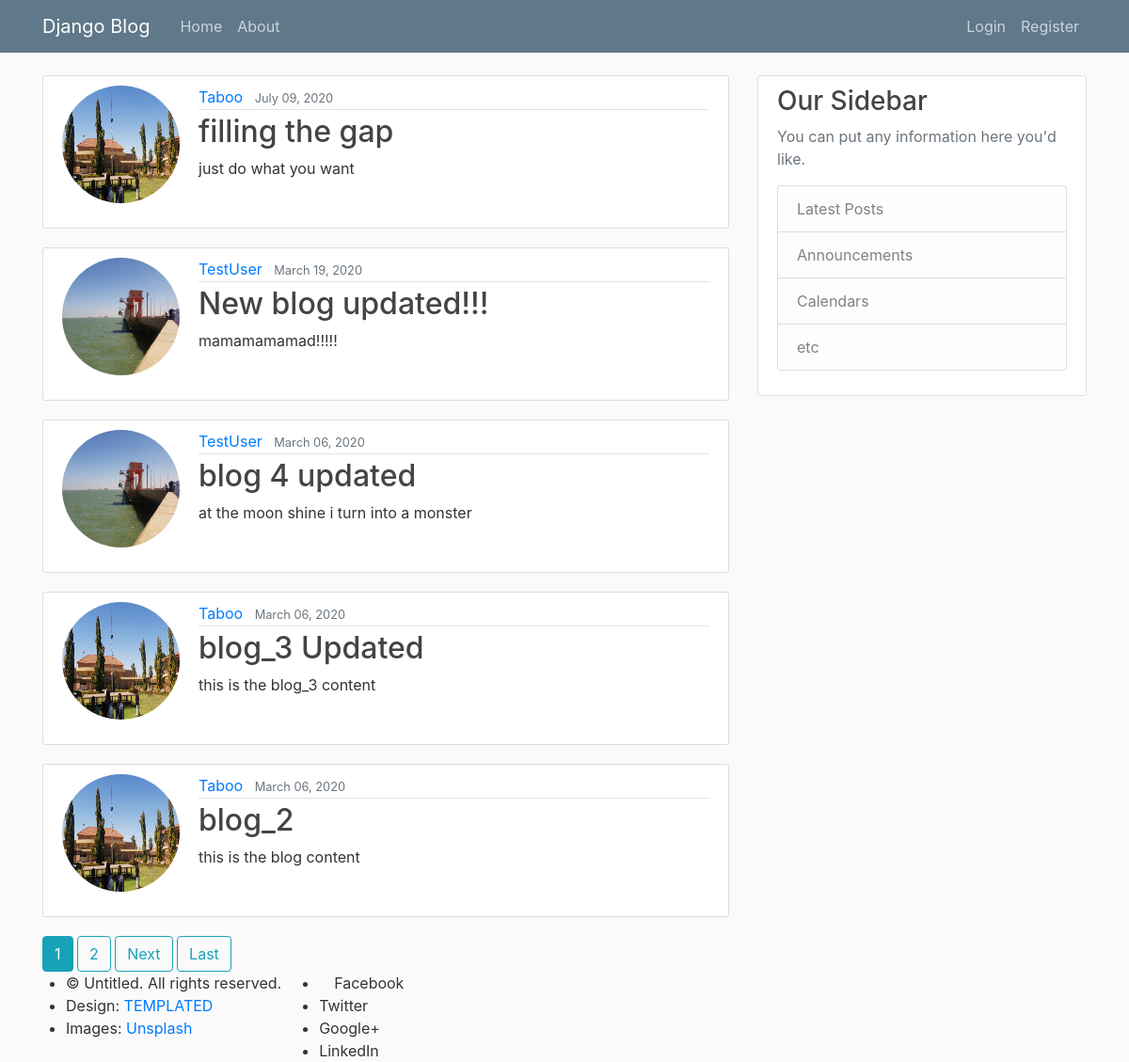
The page / on the database its author committed.
### blog/models.py (models this page shows, shortened)
class post(models.Model):
	title = models.CharField(max_length=100)
	content = models.TextField()
	date_posted = models.DateTimeField(default=timezone.now)
	author = models.ForeignKey(User, on_delete=models.CASCADE)

### users/models.py (models this page shows, shortened)
class Profile(models.Model):
    user = models.OneToOneField(User,on_delete=models.CASCADE)
    image = models.ImageField(default='default.jpg', upload_to='profile_pics')

### blog/views.py (the view)
# urls.py: path('', ProfileListView.as_view(), name ='blog-home'),
class ProfileListView(ListView):
	model = post
	template_name = 'blog/home.html' #<app>/<model>_<view type>.html
	context_object_name =  'posts'
	ordering = ['-date_posted']
	paginate_by = 5

### blog/templates/blog/home.html (shortened to what this page needs)
{% extends "blog/base.html" %}
{% block content %}
	{% for post in posts %}
		<article class="media content-section">
      <img class="rounded-circle account-img" src="{{ post.author.profile.image.url }}">
      <div class="media-body">
        <div class="article-metadata">
          <a class="mr-2" href="{% url 'user-post' post.author.username %}">{{ post.author }}</a>
          <small class="text-muted">{{ post.date_posted|date:"F d, Y" }}</small>
        </div>
        <h2><a class="article-title" href="{% url 'post-detail' post.id %}">{{ post.title }}</a></h2>
        <p class="article-content">{{ post.content }}</p>
      </div>
    </article>
	{% endfor %}
  {% if is_paginated %}
    {% for num in page_obj.paginator.page_range %}
      {% if page_obj.number == num %}
        <a class="btn btn-info" href="?page={{ num }}">{{ num }}</a>
      {% elif num > page_obj.number|add:'-3' and num < page_obj.number|add:'3' %}
        <a class="btn btn-outline-info" href="?page={{ num }}">{{ num }}</a>
      {% endif %}
    {% endfor %}
    {% if page_obj.has_next %}
      <a class="btn btn-outline-info" href="?page={{ page_obj.next_page_number }}">Next</a>
      <a class="btn btn-outline-info" href="?page={{ page_obj.paginator.num_pages }}">Last</a>
    {% endif %}
  {% endif %}
{% endblock content %}

### blog/templates/blog/base.html (shortened to what this page needs)
{% load static %}
<!DOCTYPE html>
<html>
<head>
    <link rel="stylesheet" href="https://stackpath.bootstrapcdn.com/bootstrap/4.4.1/css/bootstrap.min.css">
    <link rel="stylesheet" type="text/css" href="{% static 'blog/base.css' %}">
</head>
<body>
	 <header class="site-header">
      <nav class="navbar navbar-expand-md navbar-dark bg-steel fixed-top">
        <div class="container">
          <a class="navbar-brand mr-4" href="{% url 'blog-home' %}">Django Blog</a>
          <div class="collapse navbar-collapse" id="navbarToggle">
            <div class="navbar-nav mr-auto">
              <a class="nav-item nav-link" href="{% url 'blog-home' %}">Home</a>
              <a class="nav-item nav-link" href="{% url 'blog-about' %}">About</a>
            </div>
            <div class="navbar-nav">
              {% if user.is_authenticated %}
                <a class="nav-item nav-link" href="{% url 'post-create' %}">New Post</a>
                <a class="nav-item nav-link" href="{% url 'profile' %}">profile</a>
                <a class="nav-item nav-link" href="{% url 'logout' %}">logout</a>
              {% else %}
                <a class="nav-item nav-link" href="{% url 'login' %}">Login</a>
                <a class="nav-item nav-link" href="{% url 'register' %}">Register</a>
              {% endif %}
            </div>
          </div>
        </div>
      </nav>
    </header>
    <main role="main" class="container">
      <div class="row">
        <div class="col-md-8">
          {% block content %}{% endblock %}
        </div>
        <div class="col-md-4">
          <div class="content-section">
            <h3>Our Sidebar</h3>
            <p class='text-muted'>You can put any information here you'd like.
              <ul class="list-group">
                <li class="list-group-item list-group-item-light">Latest Posts</li>
                <li class="list-group-item list-group-item-light">Announcements</li>
                <li class="list-group-item list-group-item-light">Calendars</li>
                <li class="list-group-item list-group-item-light">etc</li>
              </ul>
            </p>
          </div>
        </div>
      </div>
    </main>
			<footer id="footer">
				<div class="container">
					<div class="row">
						<div class="8u 12u$(medium)">
							<ul class="copyright">
								<li>&copy; Untitled. All rights reserved.</li>
								<li>Design: <a href="http://templated.co">TEMPLATED</a></li>
								<li>Images: <a href="http://unsplash.com">Unsplash</a></li>
							</ul>
						</div>
						<div class="4u$ 12u$(medium)">
							<ul class="icons">
								<li>
									<a class="icon rounded fa-facebook ml-3"><span class="label">Facebook</span></a>
								</li>
								<li>
									<a class="icon rounded fa-twitter"><span class="label">Twitter</span></a>
								</li>
								<li>
									<a class="icon rounded fa-google-plus"><span class="label">Google+</span></a>
								</li>
								<li>
									<a class="icon rounded fa-linkedin"><span class="label">LinkedIn</span></a>
								</li>
							</ul>
						</div>
					</div>
				</div>
			</footer>
</body>
</html>

### blog/static/blog/base.css (style rules this page uses)
body { background: #fafafa; color: #333333; margin-top: 5rem; }
h1, h2, h3, h4, h5, h6 { color: #444444; }
ul { margin: 0; }
.bg-steel { background-color: #5f788a; }
.site-header .navbar-nav .nav-link { color: #cbd5db; }
.content-section { background: #ffffff; padding: 10px 20px; border: 1px solid #dddddd; border-radius: 3px; margin-bottom: 20px; }
.article-title { color: #444444; }
.article-content { white-space: pre-line; }
.article-metadata { padding-bottom: 1px; margin-bottom: 4px; border-bottom: 1px solid #e3e3e3 }
.account-img { height: 125px; width: 125px; margin-right: 20px; margin-bottom: 16px; }

### rows shown on the page
post: author.profile.image (picture), author "Taboo", date_posted "July 09, 2020", title "filling the gap", content "just do what you want"
post: author.profile.image (picture), author "TestUser", date_posted "March 19, 2020", title "New blog updated!!!", content "mamamamamad!!!!!"
post: author.profile.image (picture), author "TestUser", date_posted "March 06, 2020", title "blog 4 updated", content "at the moon shine i turn into a monster"
post: author.profile.image (picture), author "Taboo", date_posted "March 06, 2020", title "blog_3 Updated", content "this is the blog_3 content"
post: author.profile.image (picture), author "Taboo", date_posted "March 06, 2020", title "blog_2", content "this is the blog content"

### other values the page prints
{{ num }} "1"
{{ num }} "2"
